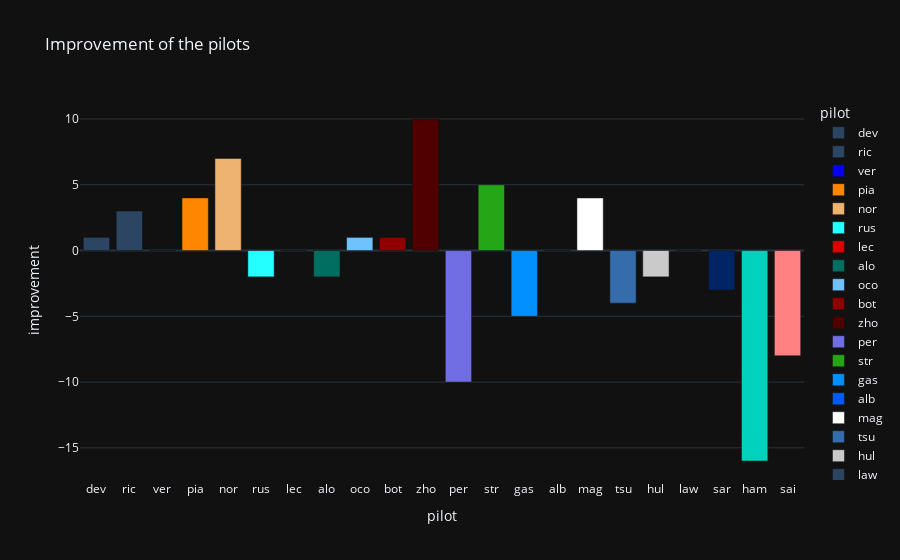

Notebook source saved alongside this figure:
### Code cell
# px.scatter(last_gp, x="pilot", y="improvement", title="Improvement of the pilots", marginal_y="histogram", template="plotly_dark")
px.bar(last_gp, x="pilot", y="improvement", title="Improvement of the pilots", color="pilot", color_discrete_map=colors["pilot"], template="plotly_dark")
# invert the y axis

### Figure 1 — Plotly figure (JSON) as saved in the notebook; plotly's stock layout.template omitted (floating-point values rounded to 4 significant figures)
{"data": [{"alignmentgroup": "True", "hovertemplate": "pilot=%{x}<br>improvement=%{y}<extra></extra>", "legendgroup": "dev", "marker": {"color": "#2b4562", "pattern": {"shape": ""}}, "name": "dev", "offsetgroup": "dev", "orientation": "v", "showlegend": true, "textposition": "auto", "type": "bar", "x": ["dev"], "xaxis": "x", "y": [1], "yaxis": "y"}, {"alignmentgroup": "True", "hovertemplate": "pilot=%{x}<br>improvement=%{y}<extra></extra>", "legendgroup": "ric", "marker": {"color": "#2b4562", "pattern": {"shape": ""}}, "name": "ric", "offsetgroup": "ric", "orientation": "v", "showlegend": true, "textposition": "auto", "type": "bar", "x": ["ric"], "xaxis": "x", "y": [3], "yaxis": "y"}, {"alignmentgroup": "True", "hovertemplate": "pilot=%{x}<br>improvement=%{y}<extra></extra>", "legendgroup": "ver", "marker": {"color": "#0600ef", "pattern": {"shape": ""}}, "name": "ver", "offsetgroup": "ver", "orientation": "v", "showlegend": true, "textposition": "auto", "type": "bar", "x": ["ver"], "xaxis": "x", "y": [0], "yaxis": "y"}, {"alignmentgroup": "True", "hovertemplate": "pilot=%{x}<br>improvement=%{y}<extra></extra>", "legendgroup": "pia", "marker": {"color": "#ff8700", "pattern": {"shape": ""}}, "name": "pia", "offsetgroup": "pia", "orientation": "v", "showlegend": true, "textposition": "auto", "type": "bar", "x": ["pia"], "xaxis": "x", "y": [4], "yaxis": "y"}, {"alignmentgroup": "True", "hovertemplate": "pilot=%{x}<br>improvement=%{y}<extra></extra>", "legendgroup": "nor", "marker": {"color": "#eeb370", "pattern": {"shape": ""}}, "name": "nor", "offsetgroup": "nor", "orientation": "v", "showlegend": true, "textposition": "auto", "type": "bar", "x": ["nor"], "xaxis": "x", "y": [7], "yaxis": "y"}, {"alignmentgroup": "True", "hovertemplate": "pilot=%{x}<br>improvement=%{y}<extra></extra>", "legendgroup": "rus", "marker": {"color": "#24ffff", "pattern": {"shape": ""}}, "name": "rus", "offsetgroup": "rus", "orientation": "v", "showlegend": true, "textposition": "auto", "type": "bar", "x": ["rus"], "xaxis": "x", "y": [-2], "yaxis": "y"}, {"alignmentgroup": "True", "hovertemplate": "pilot=%{x}<br>improvement=%{y}<extra></extra>", "legendgroup": "lec", "marker": {"color": "#dc0000", "pattern": {"shape": ""}}, "name": "lec", "offsetgroup": "lec", "orientation": "v", "showlegend": true, "textposition": "auto", "type": "bar", "x": ["lec"], "xaxis": "x", "y": [0], "yaxis": "y"}, {"alignmentgroup": "True", "hovertemplate": "pilot=%{x}<br>improvement=%{y}<extra></extra>", "legendgroup": "alo", "marker": {"color": "#006f62", "pattern": {"shape": ""}}, "name": "alo", "offsetgroup": "alo", "orientation": "v", "showlegend": true, "textposition": "auto", "type": "bar", "x": ["alo"], "xaxis": "x", "y": [-2], "yaxis": "y"}, {"alignmentgroup": "True", "hovertemplate": "pilot=%{x}<br>improvement=%{y}<extra></extra>", "legendgroup": "oco", "marker": {"color": "#70c2ff", "pattern": {"shape": ""}}, "name": "oco", "offsetgroup": "oco", "orientation": "v", "showlegend": true, "textposition": "auto", "type": "bar", "x": ["oco"], "xaxis": "x", "y": [1], "yaxis": "y"}, {"alignmentgroup": "True", "hovertemplate": "pilot=%{x}<br>improvement=%{y}<extra></extra>", "legendgroup": "bot", "marker": {"color": "#900000", "pattern": {"shape": ""}}, "name": "bot", "offsetgroup": "bot", "orientation": "v", "showlegend": true, "textposition": "auto", "type": "bar", "x": ["bot"], "xaxis": "x", "y": [1], "yaxis": "y"}, {"alignmentgroup": "True", "hovertemplate": "pilot=%{x}<br>improvement=%{y}<extra></extra>", "legendgroup": "zho", "marker": {"color": "#500000", "pattern": {"shape": ""}}, "name": "zho", "offsetgroup": "zho", "orientation": "v", "showlegend": true, "textposition": "auto", "type": "bar", "x": ["zho"], "xaxis": "x", "y": [10], "yaxis": "y"}, {"alignmentgroup": "True", "hovertemplate": "pilot=%{x}<br>improvement=%{y}<extra></extra>", "legendgroup": "per", "marker": {"color": "#716de2", "pattern": {"shape": ""}}, "name": "per", "offsetgroup": "per", "orientation": "v", "showlegend": true, "textposition": "auto", "type": "bar", "x": ["per"], "xaxis": "x", "y": [-10], "yaxis": "y"}, {"alignmentgroup": "True", "hovertemplate": "pilot=%{x}<br>improvement=%{y}<extra></extra>", "legendgroup": "str", "marker": {"color": "#25a617", "pattern": {"shape": ""}}, "name": "str", "offsetgroup": "str", "orientation": "v", "showlegend": true, "textposition": "auto", "type": "bar", "x": ["str"], "xaxis": "x", "y": [5], "yaxis": "y"}, {"alignmentgroup": "True", "hovertemplate": "pilot=%{x}<br>improvement=%{y}<extra></extra>", "legendgroup": "gas", "marker": {"color": "#0090ff", "pattern": {"shape": ""}}, "name": "gas", "offsetgroup": "gas", "orientation": "v", "showlegend": true, "textposition": "auto", "type": "bar", "x": ["gas"], "xaxis": "x", "y": [-5], "yaxis": "y"}, {"alignmentgroup": "True", "hovertemplate": "pilot=%{x}<br>improvement=%{y}<extra></extra>", "legendgroup": "alb", "marker": {"color": "#005aff", "pattern": {"shape": ""}}, "name": "alb", "offsetgroup": "alb", "orientation": "v", "showlegend": true, "textposition": "auto", "type": "bar", "x": ["alb"], "xaxis": "x", "y": [0], "yaxis": "y"}, {"alignmentgroup": "True", "hovertemplate": "pilot=%{x}<br>improvement=%{y}<extra></extra>", "legendgroup": "mag", "marker": {"color": "#ffffff", "pattern": {"shape": ""}}, "name": "mag", "offsetgroup": "mag", "orientation": "v", "showlegend": true, "textposition": "auto", "type": "bar", "x": ["mag"], "xaxis": "x", "y": [4], "yaxis": "y"}, {"alignmentgroup": "True", "hovertemplate": "pilot=%{x}<br>improvement=%{y}<extra></extra>", "legendgroup": "tsu", "marker": {"color": "#356cac", "pattern": {"shape": ""}}, "name": "tsu", "offsetgroup": "tsu", "orientation": "v", "showlegend": true, "textposition": "auto", "type": "bar", "x": ["tsu"], "xaxis": "x", "y": [-4], "yaxis": "y"}, {"alignmentgroup": "True", "hovertemplate": "pilot=%{x}<br>improvement=%{y}<extra></extra>", "legendgroup": "hul", "marker": {"color": "#cacaca", "pattern": {"shape": ""}}, "name": "hul", "offsetgroup": "hul", "orientation": "v", "showlegend": true, "textposition": "auto", "type": "bar", "x": ["hul"], "xaxis": "x", "y": [-2], "yaxis": "y"}, {"alignmentgroup": "True", "hovertemplate": "pilot=%{x}<br>improvement=%{y}<extra></extra>", "legendgroup": "law", "marker": {"color": "#2b4562", "pattern": {"shape": ""}}, "name": "law", "offsetgroup": "law", "orientation": "v", "showlegend": true, "textposition": "auto", "type": "bar", "x": ["law"], "xaxis": "x", "y": [0], "yaxis": "y"}, {"alignmentgroup": "True", "hovertemplate": "pilot=%{x}<br>improvement=%{y}<extra></extra>", "legendgroup": "sar", "marker": {"color": "#012564", "pattern": {"shape": ""}}, "name": "sar", "offsetgroup": "sar", "orientation": "v", "showlegend": true, "textposition": "auto", "type": "bar", "x": ["sar"], "xaxis": "x", "y": [-3], "yaxis": "y"}, {"alignmentgroup": "True", "hovertemplate": "pilot=%{x}<br>improvement=%{y}<extra></extra>", "legendgroup": "ham", "marker": {"color": "#00d2be", "pattern": {"shape": ""}}, "name": "ham", "offsetgroup": "ham", "orientation": "v", "showlegend": true, "textposition": "auto", "type": "bar", "x": ["ham"], "xaxis": "x", "y": [-16], "yaxis": "y"}, {"alignmentgroup": "True", "hovertemplate": "pilot=%{x}<br>improvement=%{y}<extra></extra>", "legendgroup": "sai", "marker": {"color": "#ff8181", "pattern": {"shape": ""}}, "name": "sai", "offsetgroup": "sai", "orientation": "v", "showlegend": true, "textposition": "auto", "type": "bar", "x": ["sai"], "xaxis": "x", "y": [-8], "yaxis": "y"}], "layout": {"barmode": "relative", "legend": {"title": {"text": "pilot"}, "tracegroupgap": 0}, "title": {"text": "Improvement of the pilots"}, "xaxis": {"anchor": "y", "categoryarray": ["dev", "ric", "ver", "pia", "nor", "rus", "lec", "alo", "oco", "bot", "zho", "per", "str", "gas", "alb", "mag", "tsu", "hul", "law", "sar", "ham", "sai"], "categoryorder": "array", "domain": [0, 1], "title": {"text": "pilot"}}, "yaxis": {"anchor": "x", "domain": [0, 1], "title": {"text": "improvement"}}}}
